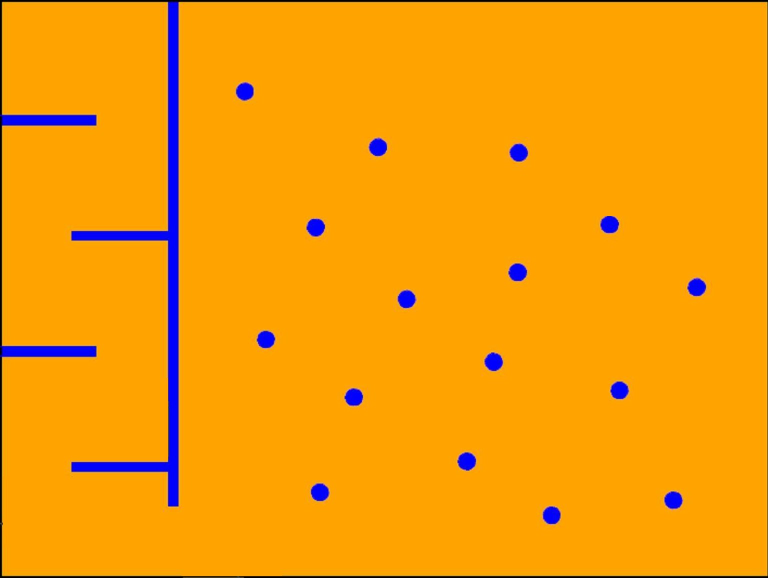
%> input picture matlab/IITMMobile/12/iitbArena1.jpg, 1536 x 1155 px (shown at 1/2 size)
$ octave circles2.m   (GNU Octave 9; MATLAB toolbox functions it lacks are replaced by stand-ins)
%> lines starting %> are read from the running program, lines starting %| are printed output that depends on the picture; in (x1, y1, x2, y2) boxes, pixels count from 0 and x2, y2 are one past the last pixel; in counts of white or black regions, pixels touching at a corner belong together; the program's own positions count from 1
### matlab/shaastra/Wednesday, September 16 2009/useful work/findcircles.m
function [ count_circles, centers,diameters] = findcircles(input,tolcirc)
count_circles=0;
diameters=0;
centers=[0, 0];
% SPECIFIC PURPOSE: To identify features in a binary image, to locate circles among the
%                   features, their centers and the distance between the first two.
%
% DESCRIPTION: Features are assumed to be made up of ones, against a background of zeros.

tolsize = 1;
% Tolerance for rejecting small features (diameters). Range [1,2,3...]
% To reject ever larger features, increase to higher integers.

if length(find(input~=0 & input~=1)) > 0, error('Input must be binary'), end
input = bwmorph(bwmorph(bwmorph(input,'spur'),'clean'),'fill');
[numbers,features] = bwlabel(input);
count_circles = 0; centers = [0 0]; separation12 = [];

for i = 1:features
    [I,J] = find(numbers == i);
    rows = min(I):max(I); columns = min(J):max(J);
    rows = min(rows):min([size(input,1) min(rows)+max([length(rows) length(columns)])-1]);
    columns = min(columns):min([size(input,2) min(columns)+max([length(rows) length(columns)])-1]);
    testitem = input(rows,columns);
    % testitem is a square containing the feature.
    diameter = max([length(rows) length(columns)]);
    circle = imcircle(diameter);
    circle = circle(1:length(rows),1:length(columns));
    % circle is compared to testitem.
    if (length(find(xor(testitem,circle))) < round(tolcirc*diameter^2)) & (diameter >= tolsize)...
            & length(rows)/length(columns) >= 0.5 & length(rows)/length(columns) <= 2,
        count_circles = count_circles + 1;
        center_rows = rows(1):rows(1)+diameter-1;
        center_columns = columns(1):columns(1)+diameter-1;
        centers(count_circles,:) = mean([center_rows;center_columns]')-0.5;
        diameters(count_circles,:)=diameter;
    end
end
if count_circles > 1, separation12 = norm(centers(2,:)-centers(1,:)); end

%%%%%%%%%%%%%%%%%%%%%%%%%%%%%%%%%%%%%%%%%%%%%%%%%%%%%%%%%%%%%%%%%%%
%%%%%%%%%%%%%%%%%%%%%%%%%%%%%%%%%%%%%%%%%%%%%%%%%%%%%%%%%%%%%%%%%%
function y = imcircle(n)

% y = imcircle(n);
%
% Draw a solid circle of ones with diameter n pixels
% in a square of zero-valued pixels.
%
% Example: y = imcircle(128);

if rem(n,1) > 0,
   disp(sprintf('n is not an integer and has been rounded to %1.0f',round(n)))
   n = round(n);
end

if n < 1     % invalid n
   error('n must be at least 1')

elseif n < 3 % trivial n
   y = ones(n);

elseif rem(n,2) == 0,  % even n

   DIAMETER = n;
   diameter = n-1;
   RADIUS = DIAMETER/2;
   radius = diameter/2;
   height_45 = round(radius/sqrt(2));
   width = zeros(1,RADIUS);
   semicircle = zeros(DIAMETER,RADIUS);

   for i  = 1 : height_45
       upward = i - 0.5;
       sine = upward/radius;
       cosine = sqrt(1-sine^2);
       width(i) = ceil(cosine * radius);
   end

   array = width(1:height_45)-height_45;

   for j = max(array):-1:min(array)
       width(height_45 + j) = max(find(array == j));
   end

   if min(width) == 0
      index = find(width == 0);
      width(index) = round(mean([width(index-1) width(index+1)]));
   end

   width = [fliplr(width) width];

   for k  = 1 : DIAMETER
       semicircle(k,1:width(k)) = ones(1,width(k));
   end

   y = [fliplr(semicircle) semicircle];

else   % odd n

   DIAMETER = n;
   diameter = n-1;
   RADIUS = DIAMETER/2;
   radius = diameter/2;
   semicircle = zeros(DIAMETER,radius);
   height_45 = round(radius/sqrt(2) - 0.5);
   width = zeros(1,radius);

   for i  = 1 : height_45
       upward = i;
       sine = upward/radius;
       cosine = sqrt(1-sine^2);
       width(i) = ceil(cosine * radius - 0.5);
   end

   array = width(1:height_45) - height_45;

   for j = max(array):-1:min(array)
       width(height_45 + j) = max(find(array == j));
   end

   if min(width) == 0
      index = find(width == 0);
      width(index) = round(mean([width(index-1) width(index+1)]));
   end

   width = [fliplr(width) max(width) width];

   for k  = 1 : DIAMETER
       semicircle(k,1:width(k)) = ones(1,width(k));
   end

   y = [fliplr(semicircle) ones(DIAMETER,1) semicircle];

end

### matlab/IITMMobile/12/circles2.m

%% READ IMAGE FILE

final=imread('iitbArena1.jpg');
%> final is the input picture: size 1155x1536x3 uint8; mean R, G, B 244.9, 157, 8.1
[rows cols]=size(final);
%> rows = 1155; cols = 4608
sx = cols;
%> sx = 4608
sy = rows;
%> sy = 1155


%% ORIGINAL PROGRAM STARTS HERE

maxRed  = 25;
maxGreen= 25;
maxBlue = 25;
minBlue = 170;

toCirc=(final(:,:,1)<=maxRed) & ((final(:,:,2)<=maxGreen)) & ((final(:,:,3)>=minBlue));
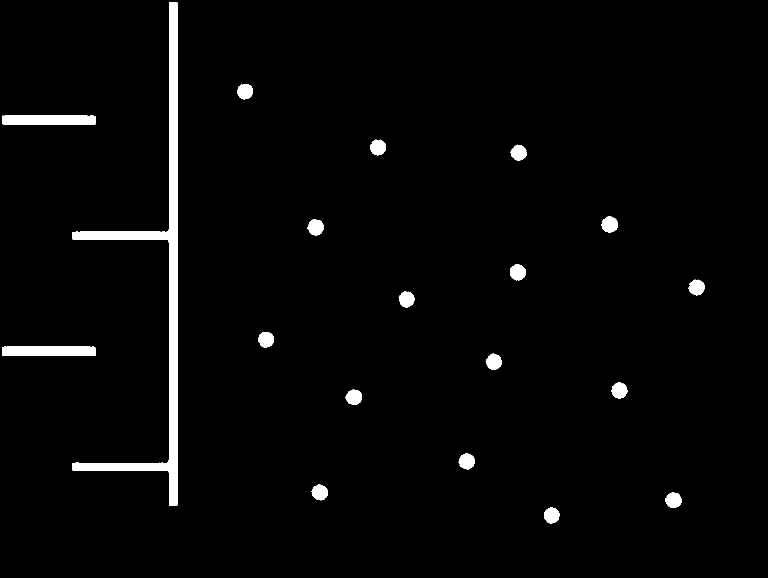
%> toCirc: size 1155x1536 logical (shown at 1/2 size); 2.5% white; 19 white regions, largest, box (x1, y1, x2, y2) and area: (144, 5, 356, 1012) 24391, (4, 693, 191, 712) 3525, (4, 231, 191, 250) 3512

% figure, imshow(toCirc);


%% NEED TO WRITE A CODE TO CORRECT NOISES HERE...

%
%


%% FINDING THE NO OF CIRCLES...

[rows cols]=size(toCirc);
%> cols = 1536
[cnt centres dia]=findcircles(toCirc,.1);
%> in findcircles, `input = bwmorph(bwmorph(bwmorph(input,'spur'),'clean'),'fill');`: input: size 1155x1536 logical; 2.5% white; 19 white regions, largest, box (x1, y1, x2, y2) and area: (144, 5, 356, 1012) 24391, (4, 693, 191, 712) 3525, (5, 231, 191, 250) 3511
%> in findcircles, `[numbers,features] = bwlabel(input);`:
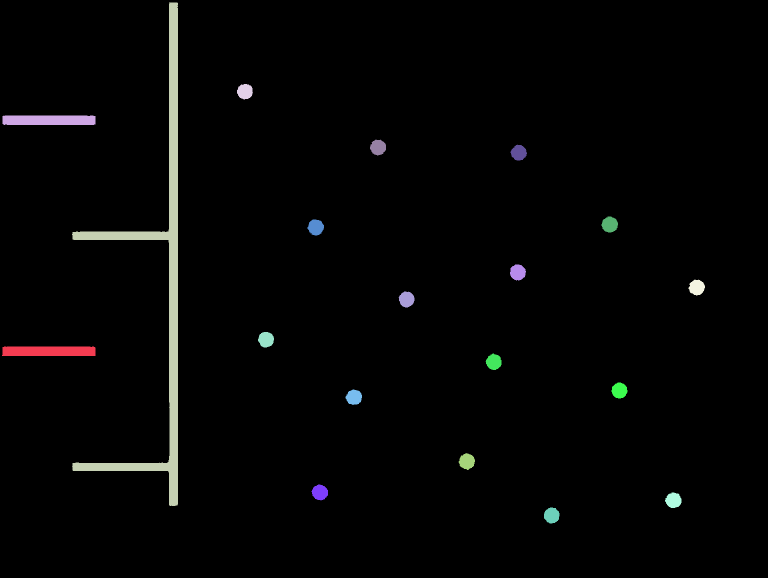
%> numbers: size 1155x1536 double (shown at 1/2 size); 20 distinct labels, from 0 to 19; one colour per label, 0 black
%> in findcircles, `[numbers,features] = bwlabel(input);`: features = 19
%> the loop in findcircles, `for i = 1:features` made 19 passes
%> (DIAMETER in imcircle, RADIUS in imcircle, radius in imcircle, height_45 in imcircle, array in imcircle) on passes 4 to 15: (32, 16, 15.5, 11, [5 5 5 5 4 4 4 3 2 2 1]), (32, 16, 15.5, 11, [5 5 5 5 4 4 4 3 2 2 1]), (33, 16.5, 16, 11, [5 5 5 4 4 4 3 3 2 1 1]), (33, 16.5, 16, 11, [5 5 5 4 4 4 3 3 2 1 1]), (33, 16.5, 16, 11, [5 5 5 4 4 4 3 3 2 1 1]), (32, 16, 15.5, 11, [5 5 5 5 4 4 4 3 2 2 1]), (32, 16, 15.5, 11, [5 5 5 5 4 4 4 3 2 2 1]), (34, 17, 16.5, 12, [5 5 5 5 4 4 4 3 3 2 1 0]), (33, 16.5, 16, 11, [5 5 5 4 4 4 3 3 2 1 1]), (32, 16, 15.5, 11, [5 5 5 5 4 4 4 3 2 2 1]), (33, 16.5, 16, 11, [5 5 5 4 4 4 3 3 2 1 1]), (32, 16, 15.5, 11, [5 5 5 5 4 4 4 3 2 2 1])
%> (DIAMETER in imcircle, RADIUS in imcircle, radius in imcircle, height_45 in imcircle, index in imcircle) on passes 1 to 2: (187, 93.5, 93, 65, 66), (186, 93, 92.5, 65, 66)
%> pass 1, in findcircles, `testitem = input(rows,columns);`:
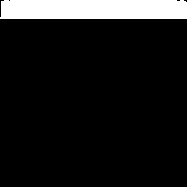
%> testitem: size 187x187 logical; 10.1% white; 1 white region, box (x1, y1, x2, y2) and area: (0, 0, 187, 19) 3525
%> pass 1, in imcircle, `y = [fliplr(semicircle) ones(DIAMETER,1) semicircle];`:
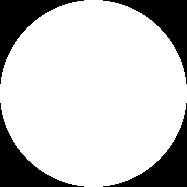
%> y: size 187x187 double; values 0 (black) and 1 (white), 78.4% white; 4 black regions, box (x1, y1, x2, y2) and area: (0, 0, 84, 84) 1887, (103, 0, 187, 84) 1887, (0, 103, 84, 187) 1887, (103, 103, 187, 187) 1887
%> after the loop in findcircles, `for i = 1:features`: center_columns = 33 values from 1378 to 1410; center_rows = 33 values from 560 to 592; centers = 16 rows, first 12: [184 490; 680 532; 455.5 631.5; 985.5 639.5; 795.5 707.5; 295 756; 599 813; 923 934; 723.5 987.5; 545 1036; 305.5 1037.5; 1031 1104]; diameters = [32; 32; 33; 33; 33; 32; 32; 34; 33; 32; 33; 32; 33; 32; 33; 33]
%> in findcircles, `separation12 = norm(centers(2,:)-centers(1,:))`: separation12 = 497.8
%> cnt = 16; centres has the same summary as centers in findcircles; dia has the same summary as diameters in findcircles
figure,imshow(toCirc);
hold on;
plot(centres(:,2) , centres(:,1), '*');
hold on;

%% PLOTTING THE DESTINATION DIRECTION

%
% a^2 + b^2 > c^2 is an acute triangle
% a^2 + b^2 < c^2 is an obtuse triangle
% a^2 + b^2 = c^2 is a right triangle


% startNode = [ 476 1022 ];
% endNode = [ 1373 209 ];


%
% startNode = [ 400 400 ];
% endNode = [ 1200 800 ];

startNode = [ 650 550 ];
endNode = [ 1250 550 ];


route = [ startNode ; endNode]
plot(route(:,1),route(:,2),'g');
hold on;

%% FINDING CENTRES CLOSE TO THE ROUTE

rectol  = 30;


% DRAW RECTANGLE AROUND THE ROUTE
rectangle('Position', [min( startNode(1,1),  endNode(1,1) )-rectol min( startNode(1,2),  endNode(1,2) )-rectol ...
                        abs(endNode(1,1)-startNode(1,1))+60 abs(endNode(1,2)-startNode(1,2))+60 ],'EdgeColor','y');

% SEARCH CIRCLES WITHIN THIS RECTANGLE

reqdcenters  = centres(logical( centres(:,2) > min(startNode(1,1),  endNode(1,1))-rectol  & centres(:,2) < max( startNode(1,1),  endNode(1,1))+rectol & ...
                centres(:,1) > min(startNode(1,2),  endNode(1,2))-rectol & centres(:,1) < max( startNode(1,2),  endNode(1,2))+rectol),:);
%> reqdcenters = [545 1036]

plot(reqdcenters(:,2) , reqdcenters(:,1), '+','MarkerEdgeColor','r');
hold on;

%% FINDING THE CENTRES WHICH ARE CLOSE TO THE LINE

% sorting reqdcenters based on their closseness to the start node

distance = sqrt ( (reqdcenters(:,2)-startNode(1,1)).^2 + (reqdcenters(:,1)-startNode(1,2)).^2 ) ;
%> distance = 386
[temp, index] = sort(distance,'ascend');
%> temp = 386; index = 1
reqdcenters = fliplr(reqdcenters(index,:));
%> reqdcenters = [1036 545]

minCircLineDist=2*max(dia);
%> minCircLineDist = 68

node = [];
node = startNode;


for i = 1:size(reqdcenters,1)

    base  = sqrt ( (endNode(1,1)-startNode(1,1))^2 + (endNode(1,2)-startNode(1,2))^2 ) ;
    if ( (abs( det ( [startNode(1,1) startNode(1,2) 1 ; endNode(1,1) endNode(1,2),1; reqdcenters(i,1) reqdcenters(i,2) 1])) / base ) < minCircLineDist )
        plot(reqdcenters(i,1) , reqdcenters(i,2), 'o','MarkerEdgeColor','r','MarkerFaceColor',[.49 1 .63],'MarkerSize',12);
        hold on;

    slope = (endNode(1,2)-startNode(1,2))/(endNode(1,1)-startNode(1,1));
    theta  = rad2deg(atan2(endNode(1,2)-startNode(1,2),(endNode(1,1)-startNode(1,1))))
%     slope = -1/ slope;


    thetacenter  = rad2deg(atan2(reqdcenters(i,2)-startNode(1,2),(reqdcenters(i,1)-startNode(1,1))))

    if (thetacenter > theta)
        theta = theta - rad2deg(pi/2);
    else
        theta = theta + rad2deg(pi/2);
    end


    n1x = reqdcenters(i,1) +  minCircLineDist * cos(deg2rad(theta));
    n1y = reqdcenters(i,2) +  minCircLineDist * sin(deg2rad(theta));

    n2x = reqdcenters(i,1) -  minCircLineDist * cos(deg2rad(theta));
    n2y = reqdcenters(i,2) -  minCircLineDist * sin(deg2rad(theta));

    plot([n1x] , [n1y], '*','MarkerEdgeColor','r');
    plot([n2x] , [n2y], '*','MarkerEdgeColor','y');
    hold on;

    startNode = [n1x n1y];
    node = [node; startNode]
    route = [ startNode ; endNode];
    plot(route(:,1),route(:,2),'g');
    hold on;


    end
end
%> this loop made 1 pass
%> (thetacenter, n1x, n1y, n2x, n2y, node, route) on pass 1: (-0.742, 1036, 613, 1036, 477, [650 550; 1036 613], [1036 613; 1250 550])
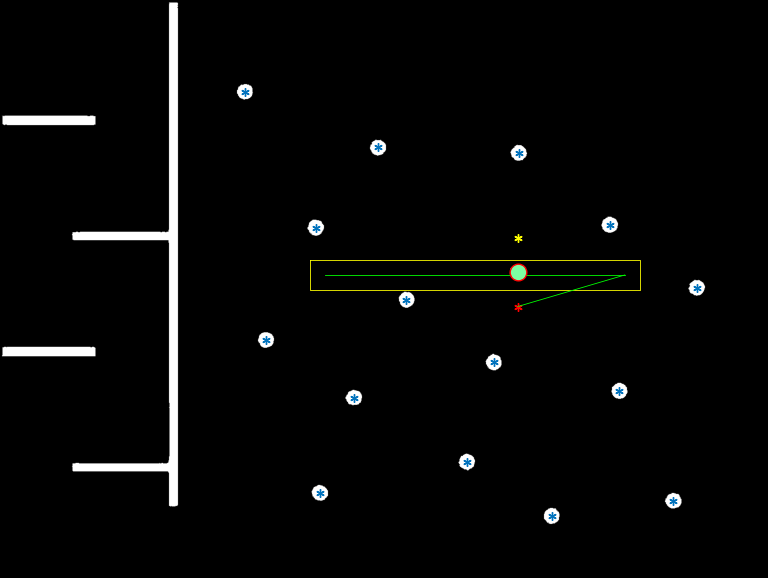
%> figure redrawn from the program's plot data; shown at 1/2 size

node = [node; endNode]
%> node = [650 550; 1036 613; 1250 550]


%% PLOT THE INTERSECTION POINTS
%
%
% p=[];
% for i=1:size(centres,1)%-1
%
% 	for j=1:size(centres,1)%-1
%
% 		plot(centres(i,2),centres(j,1) ,'*');
%
% 		p =[p;centres(i,1) centres(j,2)];
%
% % 		plot(j * cols /size(centres,1),i * rows /size(centres,1),'*');
% %
% % 		p=[p;i * rows /size(centres,1), j * cols /size(centres,1)];
%
%
% 	end
%
% end
%
%
% %% REMOVING POINTS CLOSE TO THE CIRCLE...
%
% cn=0;
% minPtCentreDist=80;                     % careful.... set a value dat avoids hardcoding ... lik sizex/10 or so
% minPtDist=60;
% maxEdgeVal=200;
%
%
% for i=1:size(centres,1)
%     for j=1:size(p,1)
%         if( sqrt( ( (centres(i,1)-p(j,1))^2 + (centres(i,2)-p(j,2))^2 ) ) <=minPtCentreDist )
%             p(j,:)=[0 0];
%             cn=cn+1;
%         end
%     end
% end
%
% p=[nonzeros(p(:,1)) nonzeros(p(:,2))];
%
% % figure,imshow(toCirc);
% % hold on;
% %
% % plot(p(:,2),p(:,1) , '*');
%
%
%
% valid=ones(size(p,1));
% for i=1:size(p,1)
%
%     if(valid(i)==1)
%
%         for j=1:size(p,1)
%
%             if(i~=j && valid(j)==1 && sqrt( ( (p(i,1)-p(j,1))^2 + (p(i,2)-p(j,2))^2 ) ) <= minPtDist )
%
% %                 find(centres(:,2)== )
%
%                 valid(j)=0;
%                 p(i,:)=(p(i,:)+p(j,:))/2;
%                 p(j,:)=[0 0];
%
%             end
%
%
%         end
%     end
%
% end
% p=[nonzeros(p(:,1)) nonzeros(p(:,2))];
% figure,imshow(toCirc);
% hold on;
%
% plot(p(:,2),p(:,1) , '*');
% finalPoints=p;

%% FIND POSSIBLE ROUTES...

% [94 lines of commented-out code are left out]

$ run again, with matlab/IITMMobile/12/iitbArena2.JPG copied over matlab/IITMMobile/12/iitbArena1.jpg
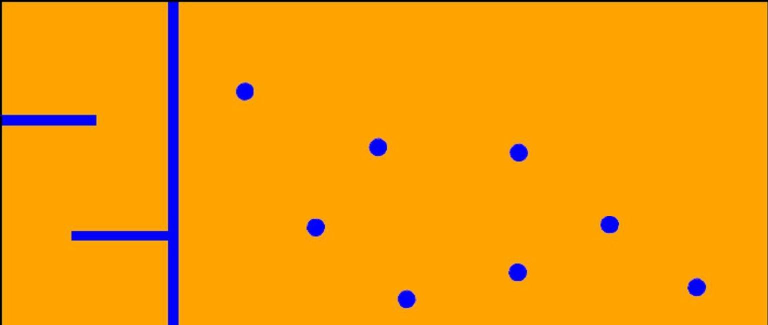
%> input picture matlab/IITMMobile/12/iitbArena2.JPG, 1536 x 649 px (shown at 1/2 size)
%> final is the input picture: size 649x1536x3 uint8; mean R, G, B 245, 157, 8.2
%> toCirc: size 649x1536 logical; 2.3% white; 10 white regions, largest, box (x1, y1, x2, y2) and area: (145, 5, 355, 649) 13850, (5, 231, 191, 250) 3308, (1203, 433, 1236, 464) 777
%> numbers: size 649x1536 double; 11 distinct labels, from 0 to 10
%> features = 10
%> the loop in findcircles, `for i = 1:features` made 10 passes
%> (DIAMETER in imcircle, RADIUS in imcircle, radius in imcircle, height_45 in imcircle, array in imcircle) on passes 3 to 10: (31, 15.5, 15, 10, [5 5 5 4 4 4 3 3 2 1]), (33, 16.5, 16, 11, [5 5 5 4 4 4 3 3 2 1 1]), (32, 16, 15.5, 11, [5 5 5 5 4 4 4 3 2 2 1]), (31, 15.5, 15, 10, [5 5 5 4 4 4 3 3 2 1]), (33, 16.5, 16, 11, [5 5 5 4 4 4 3 3 2 1 1]), (32, 16, 15.5, 11, [5 5 5 5 4 4 4 3 2 2 1]), (33, 16.5, 16, 11, [5 5 5 4 4 4 3 3 2 1 1]), (32, 16, 15.5, 11, [5 5 5 5 4 4 4 3 2 2 1])
%> pass 1, in findcircles, `testitem = input(rows,columns);`:
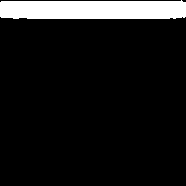
%> testitem: size 186x186 logical; 9.6% white; 1 white region, box (x1, y1, x2, y2) and area: (0, 0, 186, 19) 3308
%> after the loop in findcircles, `for i = 1:features`: center_columns = 32 values from 1379 to 1410; center_rows = 32 values from 560 to 591; centers = [183.5 489.5; 455.5 631.5; 295 756; 598.5 813.5; 545.5 1035.5; 306 1037; 449.5 1219.5; 575 1394]; diameters = [31; 33; 32; 31; 33; 32; 33; 32]
%> separation12 = 306.8
%> cnt = 8; centres has the same summary as centers in findcircles; dia = [31; 33; 32; 31; 33; 32; 33; 32]
%> `reqdcenters  = centres(logical( centres(:,2) > min(startNode(1,1),  en..`: reqdcenters = [545.5 1035.5]
%> distance = 385.5
%> `[temp, index] = sort(distance,'ascend');`: index = 1
%> `reqdcenters = fliplr(reqdcenters(index,:));`: reqdcenters = [1035.5 545.5]
%> minCircLineDist = 66
%> the loop `for i = 1:size(reqdcenters,1)` made 1 pass
%> (thetacenter, n1x, n1y, n2x, n2y, node, route) on pass 1: (-0.669, 1035.5, 611.5, 1035.5, 479.5, [650 550; 1035.5 611.5], [1035.5 611.5; 1250 550])
%> after the loop `for i = 1:size(reqdcenters,1)`:
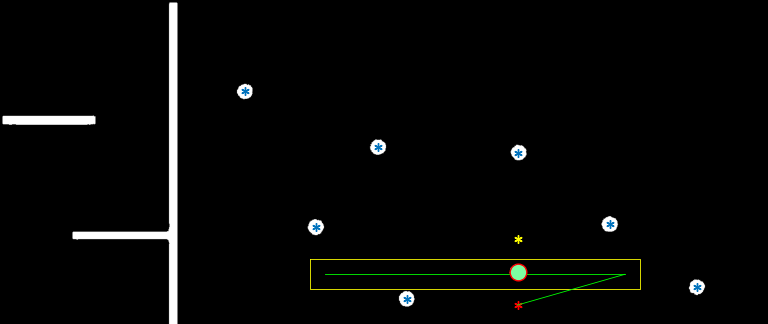
%> figure redrawn from the program's plot data; shown at 1/2 size
%> `node = [node; endNode]`: node = [650 550; 1035.5 611.5; 1250 550]
